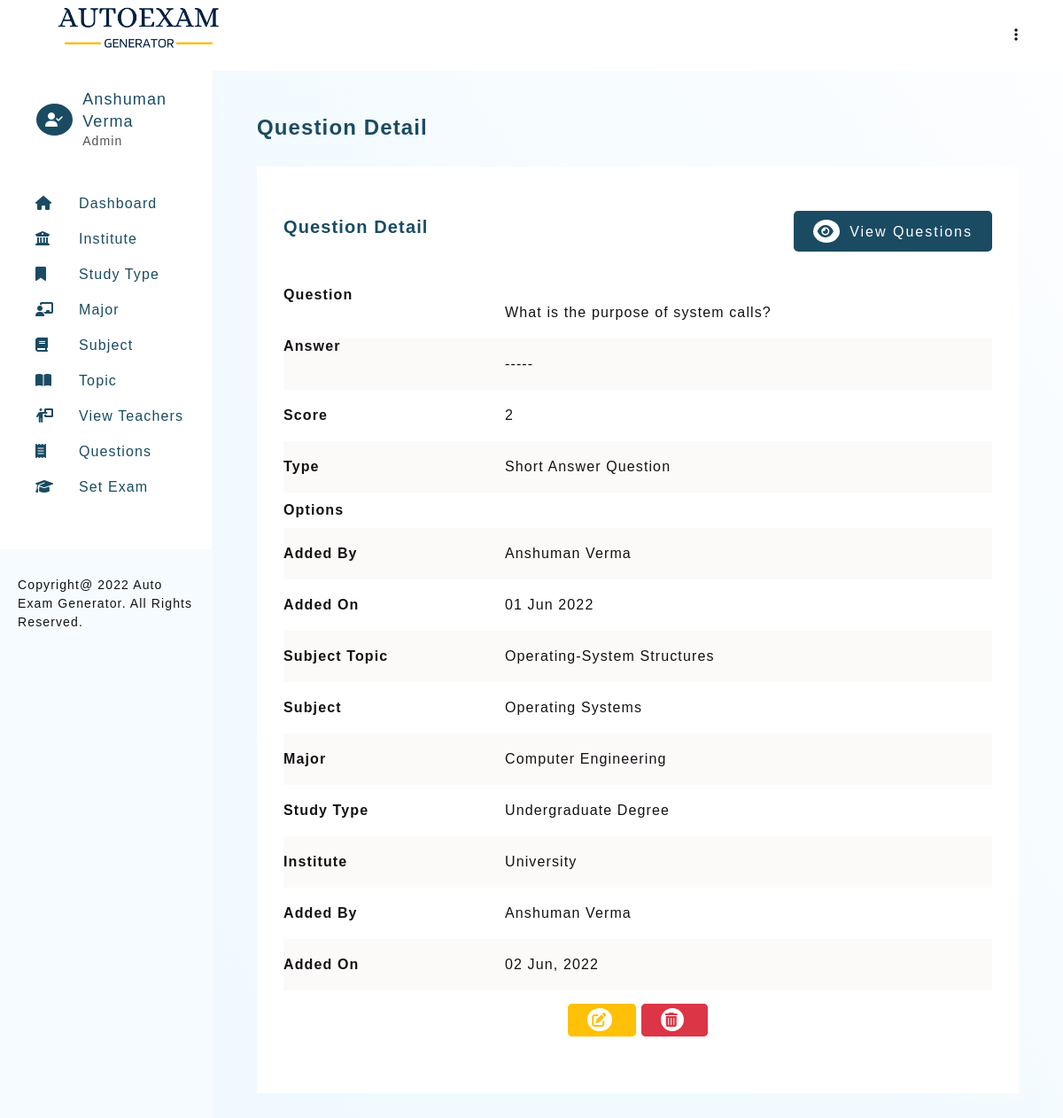
Page /question-detail.php?question=13 (signed in) on the committed database.
### tables this page shows
CREATE TABLE `teacher_profile` (
  `teacher_id` int PRIMARY KEY AUTO_INCREMENT,
  `teacher_firstname` varchar(30) NOT NULL,
  `teacher_lastname` varchar(30) NOT NULL,
  `email` varchar(50) UNIQUE,
  `password` varchar(100) NOT NULL,
  `type` ENUM('Admin','Teacher') NOT NULL DEFAULT 'Teacher',
  `addedOn` DATETIME DEFAULT CURRENT_TIMESTAMP
);

CREATE TABLE `question_bank` (
  `question_id` int PRIMARY KEY AUTO_INCREMENT,
  `subject_topic_id` int,
  `question_abbr` varchar(30),
  `question` longtext NOT NULL,
  `optionA` longtext NOT NULL,
  `optionB` longtext NOT NULL,
  `optionC` longtext NOT NULL,
  `optionD` longtext NOT NULL,
  `answer` longtext NOT NULL,
  `score` int NOT NULL,
  `questionAddedBy` int,
   `questionAddedOn` DATETIME DEFAULT CURRENT_TIMESTAMP,
  FOREIGN KEY (`questionAddedBy`) REFERENCES `teacher_profile`(`teacher_id`) ON UPDATE CASCADE ON DELETE SET NULL,
  FOREIGN KEY (`Subject_topic_id`) REFERENCES `subject_topic`(`subject_topic_id`) ON UPDATE CASCADE ON DELETE SET NULL,
  FOREIGN KEY (`question_abbr`) REFERENCES `question_type`(`question_abbr`) ON UPDATE CASCADE ON DELETE SET NULL
);

CREATE TABLE `question_type` (
  `question_type_id` int PRIMARY KEY AUTO_INCREMENT,
  `question_type_value` varchar(70) UNIQUE,
  `question_abbr` varchar(30) UNIQUE
);

CREATE TABLE `subject_topic` (
  `subject_topic_id` int PRIMARY KEY AUTO_INCREMENT,
  `subject_topic_name` text NOT NULL,
  `subject_id` int,
  `topicAddedBy` int,
   `topicAddedOn` DATETIME DEFAULT CURRENT_TIMESTAMP,
  FOREIGN KEY (`topicAddedBy`) REFERENCES `teacher_profile`(`teacher_id`) ON UPDATE CASCADE ON DELETE SET NULL,
  FOREIGN KEY (`subject_id`) REFERENCES `subject_details`(`subject_id`) ON UPDATE CASCADE ON DELETE SET NULL
);

CREATE TABLE `subject_details` (
  `subject_id` int PRIMARY KEY AUTO_INCREMENT,
  `subject_code` varchar(30) NOT NULL,
  `subject_name` TEXT NOT NULL,
  `major_id` int,
  `subjectAddedBy` int,
  `subjectAddedOn` DATETIME DEFAULT CURRENT_TIMESTAMP,
  FOREIGN KEY (`subjectAddedBy`) REFERENCES `teacher_profile`(`teacher_id`) ON UPDATE CASCADE ON DELETE SET NULL,
  FOREIGN KEY (`major_id`) REFERENCES `major`(`major_id`) ON UPDATE CASCADE ON DELETE SET NULL
);

CREATE TABLE `major`(
    `major_id` int PRIMARY KEY AUTO_INCREMENT,
    `major_name` text,
    `type_of_study_id` int,
    `majorAddedBy` int,
   `majorAddedOn` DATETIME DEFAULT CURRENT_TIMESTAMP,
    FOREIGN KEY (`majorAddedBy`) REFERENCES `teacher_profile`(`teacher_id`) ON UPDATE CASCADE ON DELETE SET NULL,
    FOREIGN KEY (`type_of_study_id`) REFERENCES `type_of_study`(`type_of_study_id`) ON UPDATE CASCADE ON DELETE SET NULL
);

CREATE TABLE `type_of_study`(
    `type_of_study_id` int PRIMARY KEY AUTO_INCREMENT,
    `study_name` text,
    `institute_id` int,
    `studyAddedBy` int,
   `studyAddedOn` DATETIME DEFAULT CURRENT_TIMESTAMP,
    FOREIGN KEY (`studyAddedBy`) REFERENCES `teacher_profile`(`teacher_id`) ON UPDATE CASCADE ON DELETE SET NULL,
    FOREIGN KEY (`institute_id`) REFERENCES `institute`(`institute_id`) ON UPDATE CASCADE ON DELETE SET NULL
);

CREATE TABLE `institute`(
    `institute_id` int PRIMARY KEY AUTO_INCREMENT,
    `institute_name` varchar(100) UNIQUE,
    `instituteAddedBy` int,
    `instituteAddedOn` DATETIME DEFAULT CURRENT_TIMESTAMP,
    FOREIGN KEY (`instituteAddedBy`) REFERENCES `teacher_profile`(`teacher_id`) ON UPDATE CASCADE ON DELETE SET NULL
);

### includes/config.php (called while the page is built, shortened)
<?php
    $sitename = "Auto Exam Generator";

### question-detail.php (the view, shortened to what this page needs)
<?php
    require_once './templates/header.php';
    require_once './includes/teacher-subjects.php';
    if(isset($_SESSION['user']))
    {
        if(isset($_GET['question']))
        {
            $questionQuery = mysqli_query($connection,
                "SELECT * FROM `question_bank`
                LEFT JOIN `teacher_profile` ON `teacher_profile`.`teacher_id` = `question_bank`.`questionAddedBy`
                LEFT JOIN subject_topic ON `question_bank`.`subject_topic_id` = `subject_topic`.`subject_topic_id`
                LEFT JOIN subject_details ON subject_details.subject_id = subject_topic.subject_id
                LEFT JOIN `major` ON `major`.`major_id` = `subject_details`.`major_id`
                LEFT JOIN `type_of_study` ON `type_of_study`.`type_of_study_id` = `major`.`type_of_study_id`
                LEFT JOIN `institute` ON  `institute`.`institute_id` = `type_of_study`.`institute_id`
                LEFT JOIN `question_type` On `question_type`.`question_abbr` = `question_bank`.`question_abbr`
                WHERE `question_bank`.`question_id` = '$_GET[question]'
                ");
        }
    }
?>
<section>
    <h3 class="heading">Question Detail</h3>
    <div class="card">
        <div class="card-heading">
            <div>
                <h4 class="sub-heading">Question Detail</h4>
            </div>
            <a href="question-view.php" class="btn btn-green"><i class="fa-solid fa-eye"></i> View Questions</a>
        </div>
        <div class="table-responsive">
            <table class="table">
                <tbody>
                    <?php
                        if(mysqli_num_rows($questionQuery) == 1)
                        {
                            $questionR = mysqli_fetch_assoc($questionQuery);
                                echo "
                                    <tr>
                                        <th class=\"text-left\" style=\"width:30%;\" valign=\"top\">Question</th>
                                        <td style=\"width:70%;\">$questionR[question]</td>
                                    </tr>
                                    <tr>
                                        <th class=\"text-left\" width=\"30% \" valign=\"top\">Answer</th>
                                        <td class=\"img-fluid\">$questionR[answer]</td>
                                    </tr>
                                    <tr>
                                        <th class=\"text-left\" width=\"30% \">Score</th>
                                        <td>$questionR[score]</td>
                                    </tr>
                                    <tr>
                                        <th class=\"text-left\" width=\"30% \">Type</th>
                                        <td>$questionR[question_type_value]</td>
                                    </tr>
                                    <tr>
                                        <th class=\"text-left\" width=\"30% \">Options</th>
                                        <td>
                                            <p>$questionR[optionA]</p>
                                            <p>$questionR[optionB]</p>
                                            <p>$questionR[optionC]</p>
                                            <p>$questionR[optionD]</p>
                                        </td>
                                    </tr>
                                    <tr>
                                        <th class=\"text-left\" width=\"30% \">Added By</th>
                                        <td>$questionR[teacher_firstname] $questionR[teacher_lastname]</td>
                                    </tr>
                                    <tr>
                                        <th class=\"text-left\" width=\"30% \">Added On</th>
                                        <td>".date("d M Y", strtotime($questionR['addedOn']))."</td>
                                    </tr>
                                    <tr>
                                        <th class=\"text-left\">Subject Topic</th>
                                        <td>$questionR[subject_topic_name]</td>
                                     </tr>
                                    <tr>
                                        <th class=\"text-left\">Subject</th>
                                        <td>$questionR[subject_name]</td>
                                     </tr>
                                    <tr>
                                        <th class=\"text-left\">Major</th>
                                        <td>$questionR[major_name]</td>
                                    </tr>
                                    <tr>
                                        <th class=\"text-left\">Study Type</th>
                                        <td>$questionR[study_name]</td>
                                    </tr>
                                    <tr>
                                        <th class=\"text-left\">Institute</th>
                                        <td>$questionR[institute_name]</td>
                                    </tr>
                                    <tr>
                                        <th class=\"text-left\">Added By</th>
                                        <td>$questionR[teacher_firstname] $questionR[teacher_lastname]</td>
                                     </tr>
                                    <tr>
                                        <th class=\"text-left\">Added On</th>
                                        <td>".date("d M, Y", strtotime($questionR['questionAddedOn']))."</td>
                                    </tr>";
                                if( ($_SESSION['userType'] == 'Admin') || ( $_SESSION['userType'] == 'Teacher' &&  in_array($questionR['subject_topic_id'], $topicArr)))
                                {
                                    echo "<tr>
                                        <td colspan=\"2\" class=\"text-center\">
                                    ";
                                    if($questionR['question_abbr'] == 'MCQ')
                                    {
                                        echo "<a href=\"question-3-edit-mcq.php?edit=$questionR[question_id]\" class=\"btn btn-edit\"><i class=\"fa-solid fa-pen-to-square\"></i></a>";
                                    }
                                    else
                                    {
                                        echo "<a href=\"question-3-edit.php?edit=$questionR[question_id]\" class=\"btn btn-edit\"><i class=\"fa-solid fa-pen-to-square\"></i></a>";
                                    }
                                    echo " <a href=\"delete.php?delete_question=$questionR[question_id]\"  class=\"btn btn-delete\"><i class=\"fa-solid fa-trash-can\"></i></a>
                                        </td>
                                    </tr>";
                                }
                        }
                        else
                        {
                            echo "<tr><td colspan=\"7\">0 Record found.</td></tr>";
                        }
                    ?>
                </tbody>
            </table>
        </div>
    </div>
</section>
<?php
    require_once './templates/footer.php';
?>

### templates/header.php (shortened to what this page needs)
<?php
    require './includes/config.php';
    require_once './includes/connection.php';
    if(isset($_SESSION['user']))
    {
        $userQuery = mysqli_query($connection, "SELECT * FROM teacher_profile WHERE email = '$_SESSION[user]'");
        $userRow = mysqli_fetch_assoc($userQuery);
    }
?>
<!DOCTYPE html>
<html lang="en">
<head>
    <link rel="stylesheet" href="./assets/css/main.css">
    <link rel="stylesheet" href="./assets/css/style.css">
    <link rel="stylesheet" href="https://cdnjs.cloudflare.com/ajax/libs/font-awesome/6.1.1/css/all.min.css">
</head>
<body>
    <header class="admin-header">
        <h1 class="title">
            <img src="./assets/images/logo.png" alt="Auto Exam Generator" height="60px">
        </h1>
        <div>
            <ul>
                <li class="dropmenu">
                    <a href="#"><i class="fa-solid fa-ellipsis-vertical"></i></a>
                </li>
            </ul>
        </div>
    </header>
    <aside id="asideMenu">
        <div class="profile-header" id="profile-header2">
            <?php
                if($_SESSION['userType'] == 'Admin')
                {
                    echo "<i class=\"fa-solid fa-user-check\"></i>";
                }
                else
                {
                    echo "<i class=\"fa-solid fa-user\"></i>";
                }
            ?>
            <div>
                <h2>
                    <?=
                        $userRow['teacher_firstname'] ." ". $userRow['teacher_lastname']
                    ?>
                </h2>
                <p> <?=  $_SESSION['userType']; ?> </p>
            </div>
        </div>
        <section id="nav-header">
            <nav>
                <ul class="navbar">
                    <li><a href="dashboard.php"><i class="fa-solid fa-house"></i><span>Dashboard</span></a></li>
                            <li><a href="institute-view.php"><i class="fa-solid fa-building-columns"></i><span>Institute</span></a></li>
                            <li><a href="studyType-view.php"><i class="fa-solid fa-bookmark"></i><span>Study Type</span></a></li>
                            <li><a href="major-view.php"><i class="fa-solid fa-chalkboard-user"></i><span>Major</span></a></li>
                            <li><a href="subject-view.php"><i class="fa-solid fa-book"></i><span>Subject</span></a></li>
                            <li><a href="topic-view.php"><i class="fa-solid fa-book-open"></i><span>Topic</span></a></li>
                    <?php
                        if($_SESSION['userType'] == 'Admin')
                        {
                    ?>
                            <li><a href="teacher-view.php"><i class="fa-solid fa-person-chalkboard"></i><span>View Teachers</span></a></li>
                    <?php
                        }
                    ?>
                    <li><a href="question-view.php"><i class="fa-solid fa-receipt"></i><span>Questions</span></a></li>
                    <li><a href="setExam-1.php"><i class="fa-solid fa-graduation-cap"></i><span>Set Exam</span></a></li>
                </ul>
            </nav>
        </section>
        <footer class="copyright">Copyright@
            <?= date("Y"); ?>
            <?= $sitename; ?>. All Rights Reserved.
        </footer>
    </aside>
    <main>

### rows in the picture
teacher_profile: teacher_firstname "Anshuman", teacher_lastname "Verma"
question_bank: question "What is the purpose of system calls?", answer "-----", score "2", question_type.question_type_value "Short Answer Question", questionAddedBy.teacher_firstname "Anshuman", questionAddedBy.teacher_lastname "Verma", questionAddedBy.addedOn "01 Jun 2022", subject_topic.subject_topic_name "Operating-System Structures", subject_details.subject_name "Operating Systems", major.major_name "Computer Engineering", type_of_study.study_name "Undergraduate Degree", institute.institute_name "University", questionAddedOn "02 Jun, 2022"

### other values in the picture
$_SESSION['userType'] "Admin"
$sitename "Auto Exam Generator"
